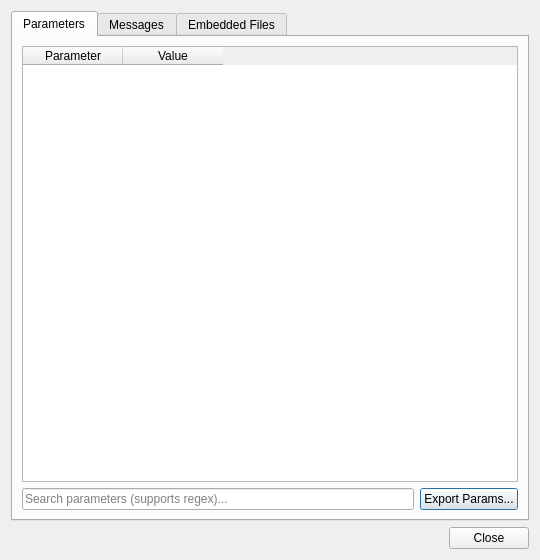
<?xml version="1.0" encoding="UTF-8"?>
<ui version="4.0">
 <class>ArdupilotInfoDialog</class>
 <widget class="QDialog" name="ArdupilotInfoDialog">
  <property name="geometry">
   <rect>
    <x>0</x>
    <y>0</y>
    <width>540</width>
    <height>560</height>
   </rect>
  </property>
  <property name="windowTitle">
   <string>ArduPilot Log Info</string>
  </property>
  <layout class="QVBoxLayout" name="verticalLayout">
   <item>
    <widget class="QTabWidget" name="tabWidget">
     <property name="currentIndex">
      <number>0</number>
     </property>
     <widget class="QWidget" name="tabParams">
      <attribute name="title">
       <string>Parameters</string>
      </attribute>
      <layout class="QVBoxLayout" name="paramsLayout">
       <item>
        <widget class="QTableWidget" name="tableParams">
         <property name="selectionBehavior">
          <enum>QAbstractItemView::SelectRows</enum>
         </property>
         <property name="sortingEnabled">
          <bool>true</bool>
         </property>
         <column>
          <property name="text">
           <string>Parameter</string>
          </property>
         </column>
         <column>
          <property name="text">
           <string>Value</string>
          </property>
         </column>
        </widget>
       </item>
       <item>
        <layout class="QHBoxLayout" name="exportParamsLayout">
         <item>
          <widget class="QLineEdit" name="searchEdit">
           <property name="placeholderText">
            <string>Search parameters (supports regex)...</string>
           </property>
           <property name="toolTip">
            <string>Filter by name — regular expressions are supported (e.g. ^ATC, RATE_.*, INS_ACC)</string>
           </property>
          </widget>
         </item>
         <item>
          <widget class="QPushButton" name="btnExport">
           <property name="text">
            <string>Export Params...</string>
           </property>
          </widget>
         </item>
        </layout>
       </item>
      </layout>
     </widget>
     <widget class="QWidget" name="tabMsgs">
      <attribute name="title">
       <string>Messages</string>
      </attribute>
      <layout class="QVBoxLayout" name="msgsLayout">
       <item>
        <widget class="QTableWidget" name="tableMsgs">
         <property name="selectionBehavior">
          <enum>QAbstractItemView::SelectRows</enum>
         </property>
         <property name="sortingEnabled">
          <bool>false</bool>
         </property>
         <column>
          <property name="text">
           <string>Timestamp (s)</string>
          </property>
         </column>
         <column>
          <property name="text">
           <string>Message</string>
          </property>
         </column>
        </widget>
       </item>
      </layout>
     </widget>
     <widget class="QWidget" name="tabFiles">
      <attribute name="title">
       <string>Embedded Files</string>
      </attribute>
      <layout class="QVBoxLayout" name="filesLayout">
       <item>
        <widget class="QTableWidget" name="tableFiles">
         <property name="selectionBehavior">
          <enum>QAbstractItemView::SelectRows</enum>
         </property>
         <property name="selectionMode">
          <enum>QAbstractItemView::ExtendedSelection</enum>
         </property>
         <property name="sortingEnabled">
          <bool>true</bool>
         </property>
         <column>
          <property name="text">
           <string>Filename</string>
          </property>
         </column>
         <column>
          <property name="text">
           <string>Size</string>
          </property>
         </column>
         <column>
          <property name="text">
           <string>Data</string>
          </property>
         </column>
         <column>
          <property name="text">
           <string>Status</string>
          </property>
         </column>
        </widget>
       </item>
       <item>
        <layout class="QHBoxLayout" name="exportFilesLayout">
         <item>
          <spacer name="exportFilesSpacer">
           <property name="orientation">
            <enum>Qt::Horizontal</enum>
           </property>
           <property name="sizeHint" stdset="0">
            <size>
             <width>40</width>
             <height>20</height>
            </size>
           </property>
          </spacer>
         </item>
         <item>
          <widget class="QPushButton" name="btnExportSelected">
           <property name="text">
            <string>Export Selected...</string>
           </property>
           <property name="enabled">
            <bool>false</bool>
           </property>
          </widget>
         </item>
         <item>
          <widget class="QPushButton" name="btnExportAll">
           <property name="text">
            <string>Export All...</string>
           </property>
           <property name="enabled">
            <bool>false</bool>
           </property>
          </widget>
         </item>
        </layout>
       </item>
      </layout>
     </widget>
    </widget>
   </item>
   <item>
    <widget class="QDialogButtonBox" name="buttonBox">
     <property name="orientation">
      <enum>Qt::Horizontal</enum>
     </property>
     <property name="standardButtons">
      <set>QDialogButtonBox::Close</set>
     </property>
    </widget>
   </item>
  </layout>
 </widget>
 <resources/>
 <connections>
  <connection>
   <sender>buttonBox</sender>
   <signal>rejected()</signal>
   <receiver>ArdupilotInfoDialog</receiver>
   <slot>reject()</slot>
   <hints>
    <hint type="sourcelabel">
     <x>270</x>
     <y>540</y>
    </hint>
    <hint type="destinationlabel">
     <x>270</x>
     <y>280</y>
    </hint>
   </hints>
  </connection>
 </connections>
</ui>
